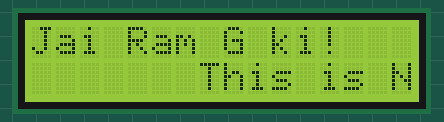
The sketch below on a simulated Arduino Uno, built with avr-gcc and run on an emulated ATmega328P. Shown: 16×2 character LCD.

Above: at 0.1 s.
At 1.2 s:
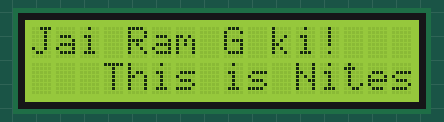
At 2.8 s:
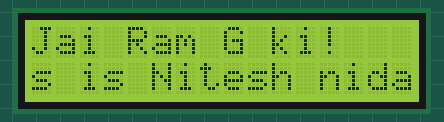
At 6.0 s:
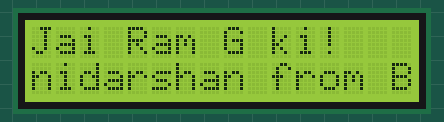
At 9.1 s:
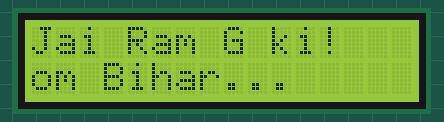
At 12.3 s:
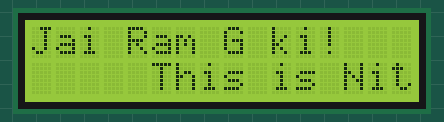

The sketch:

marquee_long_text.ino
```cpp
/*
 * Displays text with marquee
 */
#include <Wire.h>
#include <LiquidCrystal_I2C.h>

LiquidCrystal_I2C lcd(0x27,16,2);  // set the LCD address to 0x27 for a 16 chars and 2 line display
//Connect SDA to A4 of arduino and SCL to A5 of arduino
// The additional white space is intentional to make things legible and look nice.
String str = "       This is Nitesh nidarshan from Bihar...              ";
int i = 0;
int strLength;
String toShow;
void setup()
{
  lcd.init();                      // initialize the lcd
  lcd.backlight();
  strLength = str.length();
  lcd.clear();
  lcd.home();
}

void loop()
{
  //lcd.home();
  lcd.setCursor(0,0);
  lcd.print("Jai Ram G ki!" );

  lcd.setCursor(0,1);
  // Get 16 characters so that we can display on the LCD
  toShow = str.substring(i,i+16);

  // print the number of seconds since reset:
  lcd.print(toShow);

  i = i + 2;

  // We have to reset i after there is less text displayed.
  if(i>(strLength-16)) {
    i = 0;
  }

  delay(500);
}
```

Measured:
- by itself, everything shown: repeats every 11.6 s, in 22 steps
- what the display in image 1 shows lasts 0.5 s, from 1.2 s to 1.7 s
